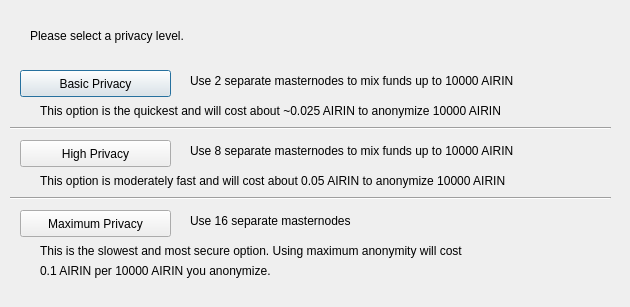
<?xml version="1.0" encoding="UTF-8"?>
<ui version="4.0">
 <class>ObfuscationConfig</class>
 <widget class="QDialog" name="ObfuscationConfig">
  <property name="geometry">
   <rect>
    <x>0</x>
    <y>0</y>
    <width>630</width>
    <height>307</height>
   </rect>
  </property>
  <property name="windowTitle">
   <string>Configure Obfuscation</string>
  </property>
  <widget class="QPushButton" name="buttonBasic">
   <property name="geometry">
    <rect>
     <x>20</x>
     <y>70</y>
     <width>151</width>
     <height>27</height>
    </rect>
   </property>
   <property name="text">
    <string>Basic Privacy</string>
   </property>
  </widget>
  <widget class="QPushButton" name="buttonHigh">
   <property name="geometry">
    <rect>
     <x>20</x>
     <y>140</y>
     <width>151</width>
     <height>27</height>
    </rect>
   </property>
   <property name="text">
    <string>High Privacy</string>
   </property>
  </widget>
  <widget class="QPushButton" name="buttonMax">
   <property name="geometry">
    <rect>
     <x>20</x>
     <y>210</y>
     <width>151</width>
     <height>27</height>
    </rect>
   </property>
   <property name="text">
    <string>Maximum Privacy</string>
   </property>
  </widget>
  <widget class="QLabel" name="label">
   <property name="geometry">
    <rect>
     <x>30</x>
     <y>20</y>
     <width>571</width>
     <height>31</height>
    </rect>
   </property>
   <property name="text">
    <string>Please select a privacy level.</string>
   </property>
  </widget>
  <widget class="QLabel" name="label_2">
   <property name="geometry">
    <rect>
     <x>190</x>
     <y>70</y>
     <width>421</width>
     <height>21</height>
    </rect>
   </property>
   <property name="text">
    <string>Use 2 separate masternodes to mix funds up to 10000 AIRIN</string>
   </property>
  </widget>
  <widget class="QLabel" name="label_3">
   <property name="geometry">
    <rect>
     <x>190</x>
     <y>140</y>
     <width>411</width>
     <height>21</height>
    </rect>
   </property>
   <property name="text">
    <string>Use 8 separate masternodes to mix funds up to 10000 AIRIN</string>
   </property>
  </widget>
  <widget class="QLabel" name="label_4">
   <property name="geometry">
    <rect>
     <x>190</x>
     <y>210</y>
     <width>421</width>
     <height>21</height>
    </rect>
   </property>
   <property name="text">
    <string>Use 16 separate masternodes</string>
   </property>
  </widget>
  <widget class="QLabel" name="label_6">
   <property name="geometry">
    <rect>
     <x>40</x>
     <y>100</y>
     <width>561</width>
     <height>21</height>
    </rect>
   </property>
   <property name="text">
    <string>This option is the quickest and will cost about ~0.025 AIRIN to anonymize 10000 AIRIN</string>
   </property>
  </widget>
  <widget class="QLabel" name="label_7">
   <property name="geometry">
    <rect>
     <x>40</x>
     <y>170</y>
     <width>561</width>
     <height>21</height>
    </rect>
   </property>
   <property name="text">
    <string>This option is moderately fast and will cost about 0.05 AIRIN to anonymize 10000 AIRIN</string>
   </property>
  </widget>
  <widget class="QLabel" name="label_8">
   <property name="geometry">
    <rect>
     <x>40</x>
     <y>240</y>
     <width>561</width>
     <height>21</height>
    </rect>
   </property>
   <property name="text">
    <string>This is the slowest and most secure option. Using maximum anonymity will cost</string>
   </property>
  </widget>
  <widget class="QLabel" name="label_9">
   <property name="geometry">
    <rect>
     <x>40</x>
     <y>260</y>
     <width>561</width>
     <height>21</height>
    </rect>
   </property>
   <property name="text">
    <string>0.1 AIRIN per 10000 AIRIN you anonymize.</string>
   </property>
  </widget>
  <widget class="Line" name="line">
   <property name="geometry">
    <rect>
     <x>10</x>
     <y>120</y>
     <width>601</width>
     <height>16</height>
    </rect>
   </property>
   <property name="orientation">
    <enum>Qt::Horizontal</enum>
   </property>
  </widget>
  <widget class="Line" name="line_2">
   <property name="geometry">
    <rect>
     <x>10</x>
     <y>190</y>
     <width>601</width>
     <height>16</height>
    </rect>
   </property>
   <property name="orientation">
    <enum>Qt::Horizontal</enum>
   </property>
  </widget>
 </widget>
 <resources/>
 <connections/>
</ui>
